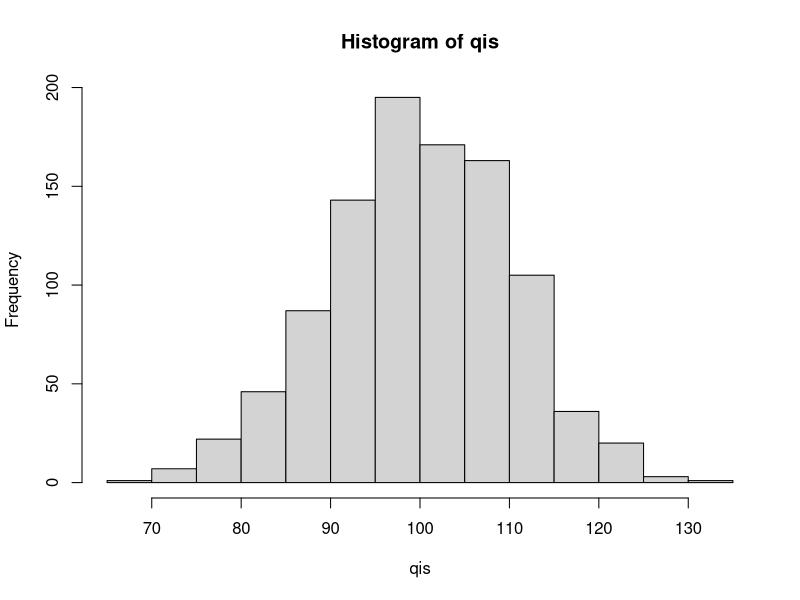
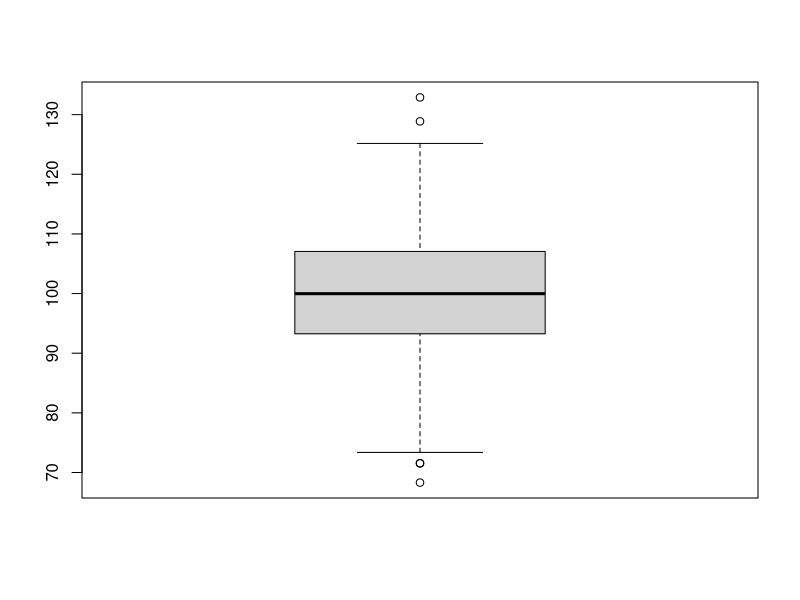

These charts were generated, in order, by the following R code: (Note: this script raises an error after producing the figures.)
# Zetta Health Academy - Curso Dashboards com Shiny
# URL: https://github.com/zetta-academy/curso-dashboards-com-shiny
# Autora: Ana Flávia Souza, UFV

# Execute a linha abaixo para importar a biblioteca
library(rmarkdown)

# Funções -----------------------------------------------------------------
# Imprime o nome de uma pessoa objeto (character)
# Para construir uma função, utiliza-se "function" e defini-se os parâmetros
# dentro dos parênteses.
# Para ler mais sobre funções, veja
# https://www.tutorialspoint.com/r/r_functions.htm

minha_primeira_funcao <- function(nome = "Ana") {
  paste("Nome:", nome)
}

# Chame a função acima, trocando o input pelo seu nome.
# Dica: para chamar a função, use minha_primeira_funcao().



# EXERCÍCIO 1: Crie uma função que adicione 10 unidades a um valor inputado.
# Dica: lembre-se das {} para indentar o código da função.
soma_dez <- function(numero) {
  numero + 10
}

soma_dez(0)



# Outros exemplos de funções para análise de dados
# Rode as linhas abaixo, uma a uma.
qis <- rnorm(n = 1000, mean =  100, sd = 10)
summary(qis)
hist(qis)
boxplot(qis)


# Controle de fluxo -------------------------------------------------------
# Com os controles de fluxo if, else e else if, podemos criar condições para
# rodar nosso código.

valor <- FALSE       # atribua TRUE ou FALSE para a variável "valor"


if (valor == TRUE) {
  print("Uma verdade: Shiny é uma excelente ferramenta.")
} else {
  print("Uma mentira: aprender Shiny é difícil.")
}


# A função a seguir faz parte do projeto final deste curso. Observe sua
# estrutura e tente entender qual é a sua funcionalidade.
colorize_infovalue <- function(value){
  if (value > 1.2) {
    "danger"
  } else if (value > 0.9) {
    "primary"
  } else {
    "light"
  }
}


# DICA: Em controle de fluxo, os operadores lógicos e relacionais são bastante
# úteis. Para saber mais sobre esses operadores em R, rode a linha abaixo.
# Antes de rodar, lembre-se apenas de definir a pasta "semana_01"
# como diretório de trabalho.
# Um arquivo html será criado nesse mesmo diretório e você poderá abri-lo no
# seu browser.
rmarkdown::render("tipos_de_operadores.Rmd")




# EXERCÍCIO 2: Complete o código da função para que: a) se valor_01 for menor
# que o valor_02, a função printe "O valor_01 é o maior"; b) qualquer outro
# resultado, a função printe "O Valor_01 não é o maior". Depois, chame a função,
# atribuindo valores ao valor_01 e ao valor_02.

comparar_valores <- function(valor_01, valor_02) {
  # Seu código aqui

}

# Chamar a função
comparar_valores()




## Glossário ----
summary(object)                        # Retorna estatísticas básicas
rnorm(n = 1E4, mean = 100, sd = 20)    # Cria uma distribuição normal
hist(object)                           # Plota um histograma
boxplot(object)                        # Plota um diagrama de caixas e bigodes
paste(character1, character2)          # Concatena duas ou mais strings
print(object)                          # Printa um objeto
